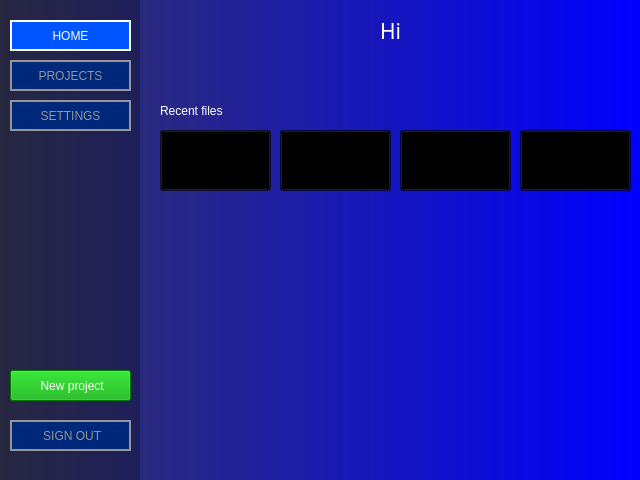
<?xml version="1.0" encoding="UTF-8"?>
<ui version="4.0">
 <class>MainWindow</class>
 <widget class="QMainWindow" name="MainWindow">
  <property name="geometry">
   <rect>
    <x>0</x>
    <y>0</y>
    <width>640</width>
    <height>480</height>
   </rect>
  </property>
  <property name="minimumSize">
   <size>
    <width>640</width>
    <height>480</height>
   </size>
  </property>
  <property name="maximumSize">
   <size>
    <width>640</width>
    <height>480</height>
   </size>
  </property>
  <property name="cursor">
   <cursorShape>ArrowCursor</cursorShape>
  </property>
  <property name="windowTitle">
   <string>Home</string>
  </property>
  <property name="styleSheet">
   <string notr="true">background-color: qlineargradient(spread:pad, x1:0, y1:0, x2:1, y2:0, stop:0 rgba(54, 54, 90, 255), stop:1 rgba(0, 0, 255, 255));</string>
  </property>
  <widget class="QWidget" name="centralwidget">
   <widget class="QWidget" name="widget" native="true">
    <property name="geometry">
     <rect>
      <x>0</x>
      <y>0</y>
      <width>140</width>
      <height>480</height>
     </rect>
    </property>
    <property name="styleSheet">
     <string notr="true">background-color: rgba(0, 0, 0, 70);</string>
    </property>
    <widget class="QPushButton" name="homeButton">
     <property name="geometry">
      <rect>
       <x>10</x>
       <y>20</y>
       <width>121</width>
       <height>31</height>
      </rect>
     </property>
     <property name="cursor">
      <cursorShape>ForbiddenCursor</cursorShape>
     </property>
     <property name="styleSheet">
      <string notr="true">QPushButton {
	background-color: rgb(0, 85, 255);
	color: rgb(255, 255, 255);
	font: 10pt &quot;JetBrains Mono NL&quot;;
	border: 2px solid white;
}
QPushButton:hover {
	background-color: rgb(85, 170, 255);
	color: rgb(0, 0, 0);
	border: 2px solid black;
}</string>
     </property>
     <property name="text">
      <string>HOME</string>
     </property>
     <property name="icon">
      <iconset>
       <normaloff>../Images/home.png</normaloff>../Images/home.png</iconset>
     </property>
     <property name="iconSize">
      <size>
       <width>14</width>
       <height>14</height>
      </size>
     </property>
    </widget>
    <widget class="QPushButton" name="projectsButton">
     <property name="geometry">
      <rect>
       <x>10</x>
       <y>60</y>
       <width>121</width>
       <height>31</height>
      </rect>
     </property>
     <property name="cursor">
      <cursorShape>PointingHandCursor</cursorShape>
     </property>
     <property name="styleSheet">
      <string notr="true">QPushButton {
	background-color: rgb(0, 40, 122);
	color: rgb(150, 150, 150);
	font: 10pt &quot;JetBrains Mono NL&quot;;
	border: 2px solid rgb(150, 150, 150);
}
QPushButton:hover {
	background-color: rgb(85, 124, 188);
	color: rgb(0, 0, 0);
	border: 2px solid black;
}</string>
     </property>
     <property name="text">
      <string>PROJECTS</string>
     </property>
     <property name="icon">
      <iconset>
       <normaloff>../Images/projects.png</normaloff>../Images/projects.png</iconset>
     </property>
     <property name="iconSize">
      <size>
       <width>14</width>
       <height>14</height>
      </size>
     </property>
    </widget>
    <widget class="QPushButton" name="settingsButton">
     <property name="geometry">
      <rect>
       <x>10</x>
       <y>100</y>
       <width>121</width>
       <height>31</height>
      </rect>
     </property>
     <property name="cursor">
      <cursorShape>PointingHandCursor</cursorShape>
     </property>
     <property name="styleSheet">
      <string notr="true">QPushButton {
	background-color: rgb(0, 40, 122);
	color: rgb(150, 150, 150);
	font: 10pt &quot;JetBrains Mono NL&quot;;
	border: 2px solid rgb(150, 150, 150);
}
QPushButton:hover {
	background-color: rgb(85, 124, 188);
	color: rgb(0, 0, 0);
	border: 2px solid black;
}</string>
     </property>
     <property name="text">
      <string>SETTINGS</string>
     </property>
     <property name="icon">
      <iconset>
       <normaloff>../Images/settings.png</normaloff>../Images/settings.png</iconset>
     </property>
     <property name="iconSize">
      <size>
       <width>14</width>
       <height>14</height>
      </size>
     </property>
    </widget>
    <widget class="QPushButton" name="newProjectButton">
     <property name="geometry">
      <rect>
       <x>10</x>
       <y>370</y>
       <width>121</width>
       <height>31</height>
      </rect>
     </property>
     <property name="cursor">
      <cursorShape>PointingHandCursor</cursorShape>
     </property>
     <property name="styleSheet">
      <string notr="true">background-color: rgb(0, 170, 0);
font: 81 8pt &quot;JetBrains Mono ExtraBold&quot;;
color: white;</string>
     </property>
     <property name="text">
      <string> New project</string>
     </property>
     <property name="icon">
      <iconset>
       <normaloff>../Images/newProject.png</normaloff>../Images/newProject.png</iconset>
     </property>
    </widget>
    <widget class="QPushButton" name="signOut">
     <property name="geometry">
      <rect>
       <x>10</x>
       <y>420</y>
       <width>121</width>
       <height>31</height>
      </rect>
     </property>
     <property name="cursor">
      <cursorShape>PointingHandCursor</cursorShape>
     </property>
     <property name="styleSheet">
      <string notr="true">QPushButton {
	background-color: rgb(0, 40, 122);
	color: rgb(150, 150, 150);
	font: 10pt &quot;JetBrains Mono NL&quot;;
	border: 2px solid rgb(150, 150, 150);
}
QPushButton:hover {
	background-color: rgb(85, 124, 188);
	color: rgb(0, 0, 0);
	border: 2px solid black;
}</string>
     </property>
     <property name="text">
      <string> SIGN OUT</string>
     </property>
     <property name="icon">
      <iconset>
       <normaloff>../Images/signout.png</normaloff>../Images/signout.png</iconset>
     </property>
     <property name="iconSize">
      <size>
       <width>14</width>
       <height>14</height>
      </size>
     </property>
    </widget>
   </widget>
   <widget class="QLabel" name="welcomeLabel">
    <property name="geometry">
     <rect>
      <x>150</x>
      <y>10</y>
      <width>481</width>
      <height>41</height>
     </rect>
    </property>
    <property name="font">
     <font>
      <family>JetBrains Mono ExtraBold</family>
      <pointsize>16</pointsize>
      <weight>10</weight>
      <italic>false</italic>
      <bold>false</bold>
     </font>
    </property>
    <property name="styleSheet">
     <string notr="true">background-color: rgba(0, 0, 0, 0);
font: 81 16pt &quot;JetBrains Mono ExtraBold&quot;;
color: white;</string>
    </property>
    <property name="text">
     <string>Hi</string>
    </property>
    <property name="alignment">
     <set>Qt::AlignCenter</set>
    </property>
   </widget>
   <widget class="QLabel" name="label">
    <property name="geometry">
     <rect>
      <x>160</x>
      <y>100</y>
      <width>251</width>
      <height>21</height>
     </rect>
    </property>
    <property name="styleSheet">
     <string notr="true">background-color: rgba(0, 0, 0, 0);
color: white;
font: 500 10pt &quot;JetBrains Mono&quot;;</string>
    </property>
    <property name="text">
     <string>Recent files</string>
    </property>
   </widget>
   <widget class="QPushButton" name="project1">
    <property name="geometry">
     <rect>
      <x>160</x>
      <y>130</y>
      <width>111</width>
      <height>61</height>
     </rect>
    </property>
    <property name="cursor">
     <cursorShape>ArrowCursor</cursorShape>
    </property>
    <property name="styleSheet">
     <string notr="true">background-color: rgba(0, 0, 0, 70);
font: 7pt &quot;JetBrains Mono&quot;;
padding: 10;
color: white;</string>
    </property>
    <property name="text">
     <string/>
    </property>
   </widget>
   <widget class="QPushButton" name="project2">
    <property name="geometry">
     <rect>
      <x>280</x>
      <y>130</y>
      <width>111</width>
      <height>61</height>
     </rect>
    </property>
    <property name="cursor">
     <cursorShape>ArrowCursor</cursorShape>
    </property>
    <property name="styleSheet">
     <string notr="true">background-color: rgba(0, 0, 0, 70);
font: 7pt &quot;JetBrains Mono&quot;;
padding: 10;
color: white;</string>
    </property>
    <property name="text">
     <string/>
    </property>
   </widget>
   <widget class="QPushButton" name="project3">
    <property name="geometry">
     <rect>
      <x>400</x>
      <y>130</y>
      <width>111</width>
      <height>61</height>
     </rect>
    </property>
    <property name="cursor">
     <cursorShape>ArrowCursor</cursorShape>
    </property>
    <property name="styleSheet">
     <string notr="true">background-color: rgba(0, 0, 0, 70);
font: 7pt &quot;JetBrains Mono&quot;;
padding: 10;
color: white;</string>
    </property>
    <property name="text">
     <string/>
    </property>
   </widget>
   <widget class="QPushButton" name="project4">
    <property name="geometry">
     <rect>
      <x>520</x>
      <y>130</y>
      <width>111</width>
      <height>61</height>
     </rect>
    </property>
    <property name="cursor">
     <cursorShape>ArrowCursor</cursorShape>
    </property>
    <property name="styleSheet">
     <string notr="true">background-color: rgba(0, 0, 0, 70);
font: 7pt &quot;JetBrains Mono&quot;;
padding: 10;
color: white;</string>
    </property>
    <property name="text">
     <string/>
    </property>
   </widget>
  </widget>
 </widget>
 <resources/>
 <connections/>
</ui>
